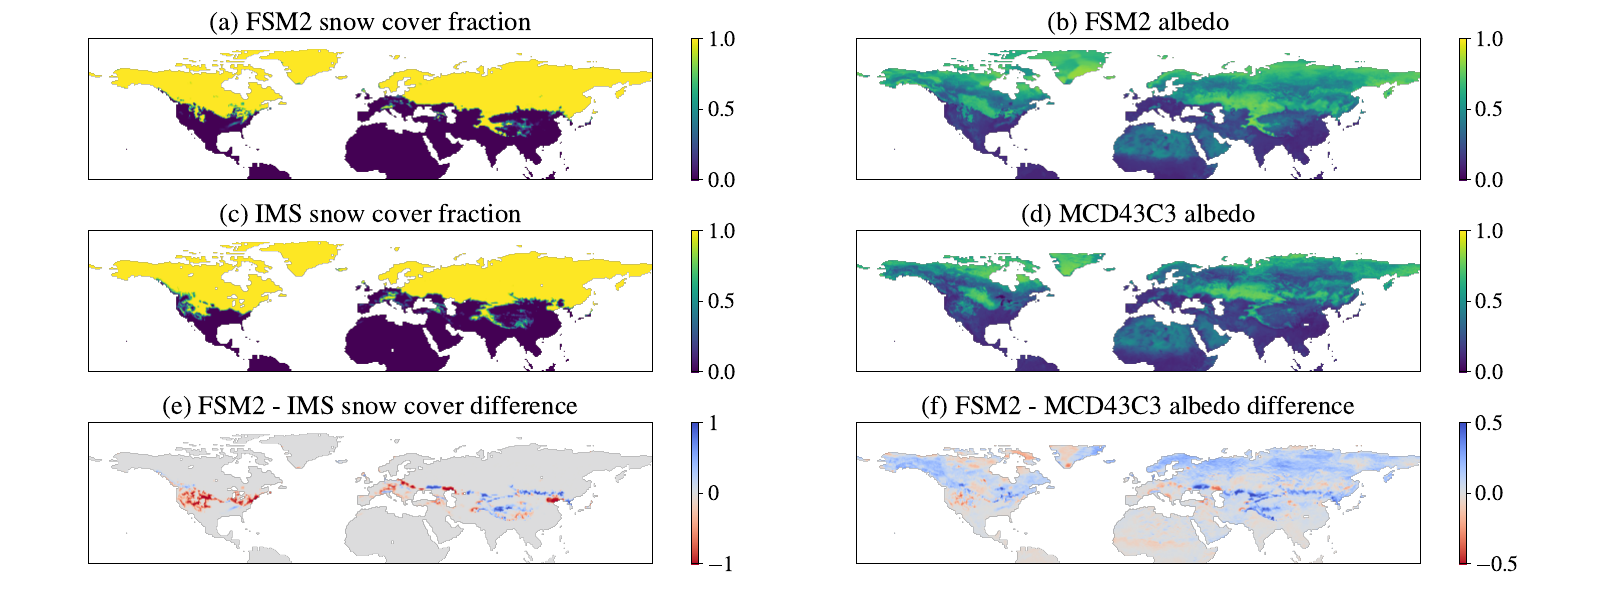

Recreate this plot in Python.
"""
A Flexible Snow Model (FSM 2.1.1) including a forest canopy
Figure 13. Northern Hemisphere snow cover fraction and albedo maps for 1 March 2010 from FSM2, IMS and MODIS MCD43C3.
The FSM2 simulation has two canopy layers, two-stream radiative transfer, nonlinear canopy snow interception and
temperature/wind-dependent unloading.
"""
import matplotlib.pyplot as plt
import numpy as np
from netCDF4 import Dataset

plt.figure(figsize=(16,6))
plt.rcParams['font.size'] = 16
plt.rcParams['mathtext.fontset'] = 'cm'
plt.rcParams['font.family'] = 'STIXGeneral'

fig13 = Dataset('Figure13.nc','r')
fig13a = fig13.variables['fig12a']
fig13b = fig13.variables['fig12b']
fig13c = fig13.variables['fig12c']
fig13d = fig13.variables['fig12d']
fig13e = fig13.variables['fig12e']
fig13f = fig13.variables['fig12f']

plt.subplot(321)   
plt.imshow(fig13a,origin='lower',vmin=0,vmax=1)
plt.colorbar()
plt.title('(a) FSM2 snow cover fraction')
plt.xticks([])
plt.yticks([])

plt.subplot(322)   
plt.imshow(fig13b,origin='lower',vmin=0,vmax=1)
plt.colorbar()
plt.title('(b) FSM2 albedo')
plt.xticks([])
plt.yticks([])

plt.subplot(323)
plt.imshow(fig13c,origin='lower',vmin=0,vmax=1)
plt.colorbar()
plt.title('(c) IMS snow cover fraction')
plt.xticks([])
plt.yticks([])

plt.subplot(324)
plt.imshow(fig13d,origin='lower',vmin=0,vmax=1)
plt.colorbar()
plt.title('(d) MCD43C3 albedo')
plt.xticks([])
plt.yticks([])

plt.subplot(325)
plt.imshow(fig13e,cmap='coolwarm_r',origin='lower',vmin=-1,vmax=1)
plt.colorbar()
plt.title('(e) FSM2 - IMS snow cover difference')
plt.xticks([])
plt.yticks([])

plt.subplot(326)
plt.imshow(fig13f,cmap='coolwarm_r',origin='lower',vmin=-0.5,vmax=0.5)
plt.colorbar(ticks=[-0.5,0,0.5])
plt.title('(f) FSM2 - MCD43C3 albedo difference')
plt.xticks([])
plt.yticks([])

plt.tight_layout()
plt.savefig('Figure13.pdf')
